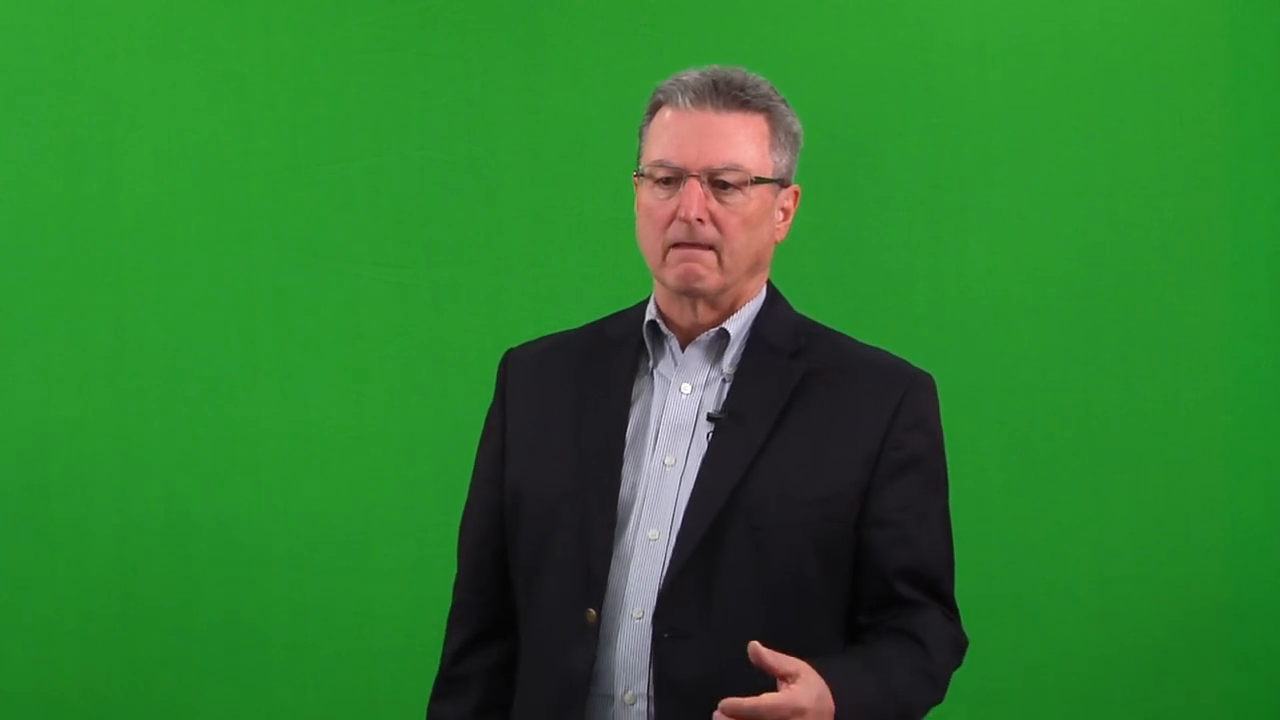
#> input picture frame 38 of green.MP4, 1280 x 720 px
$ python test3.py
#> lines starting #> are read from the running program, lines starting #| are printed output that depends on the picture; after the words box and inside, x2 and y2 are one past the last pixel; in counts of white or black regions, pixels touching at a corner belong together
import cv2
import numpy as np

video = cv2.VideoCapture("green.mp4")

# try to use FRWA (alpha channel)
out = cv2.VideoWriter('output.mov', cv2.VideoWriter_fourcc('a','p','4','h'), 25.0, (1280,720))

u_green = np.array([90, 255, 255])
l_green = np.array([40, 20, 20])

while True:

    ret, frame = video.read()
#> frame is the input picture: shape (720, 1280, 3); mean B, G, R 45.7, 123.6, 45.7

    frame = cv2.resize(frame, (1280, 720))

    hsv = cv2.cvtColor(frame, cv2.COLOR_BGR2HSV)
#> hsv: shape (720, 1280, 3); mean H, S, V 70.4, 154.1, 127.3


    mask = cv2.inRange(hsv, l_green, u_green)
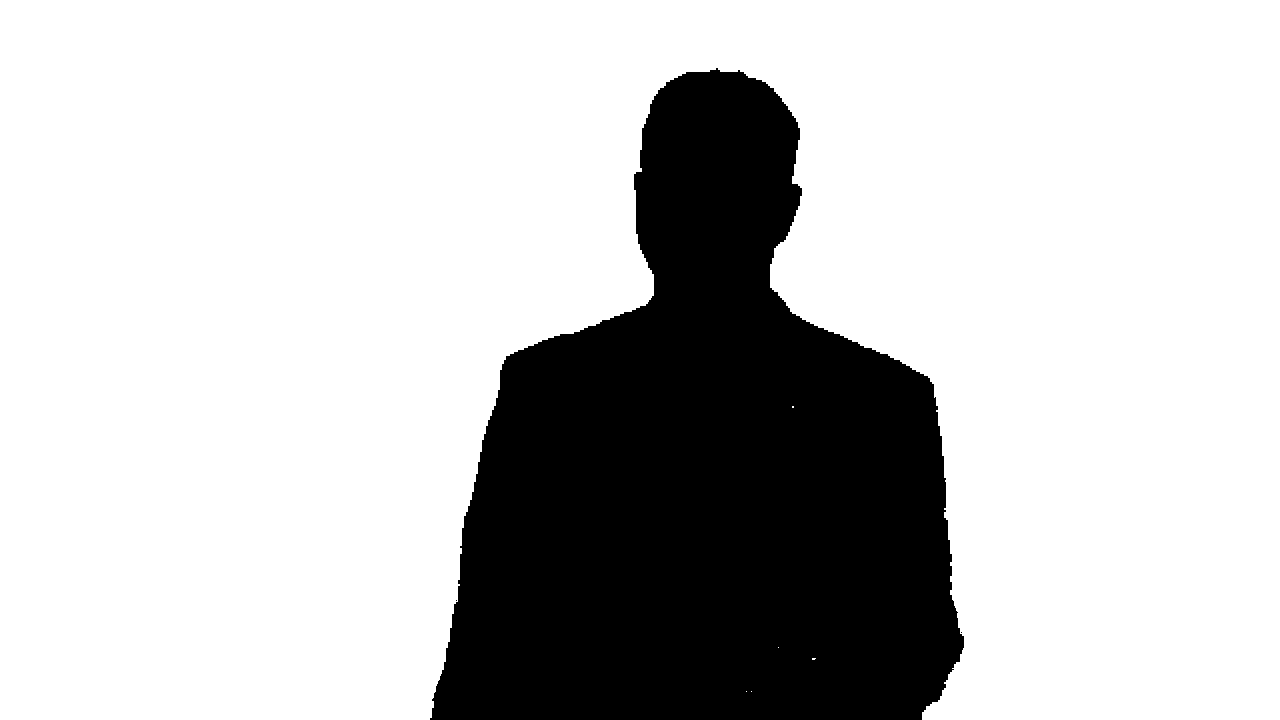
#> mask: shape (720, 1280); 76.2% white; 3 black regions (2 under 20 px), largest, box (x1, y1, x2, y2) and area: (430, 68, 964, 720) 219615
    # maks_inv = cv2.bitwise_not(mask)

    # fg = cv2.bitwise_and(frame, frame, mask=maks_inv)
    res = cv2.bitwise_and(frame, frame, mask = mask)
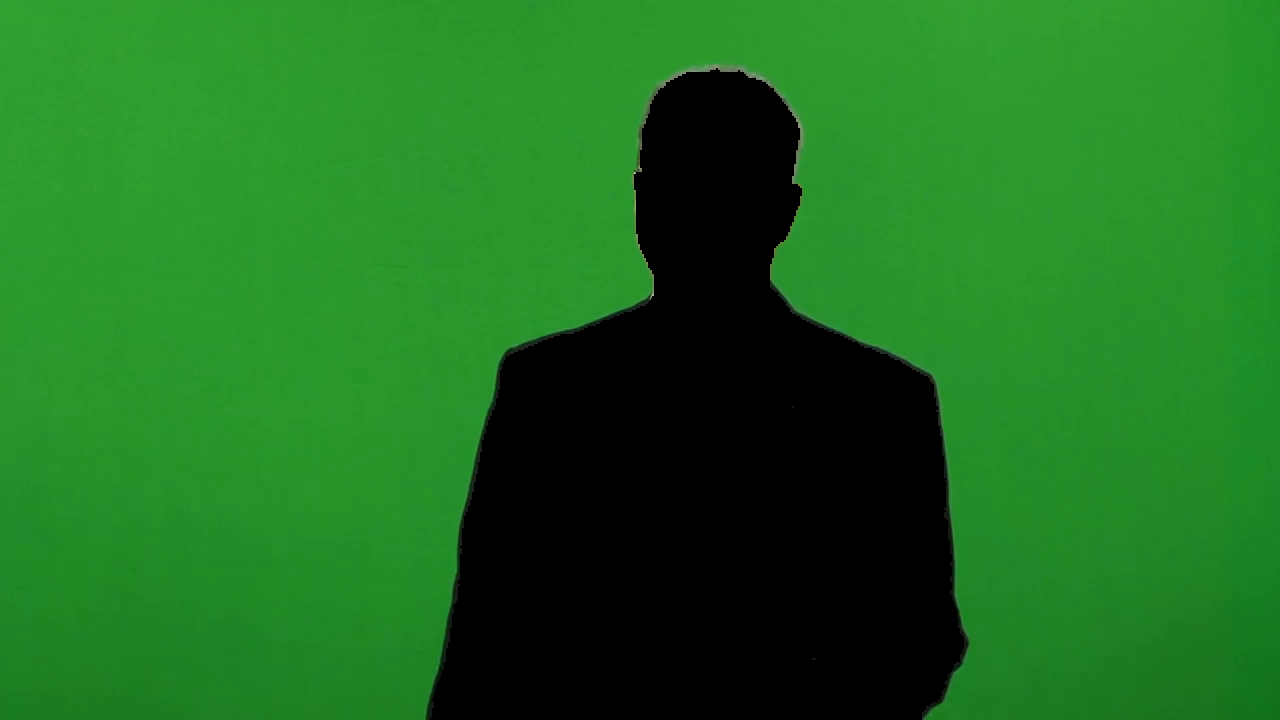
#> res: shape (720, 1280, 3); mean B, G, R 32.1, 110.7, 29.9

    f = frame - res
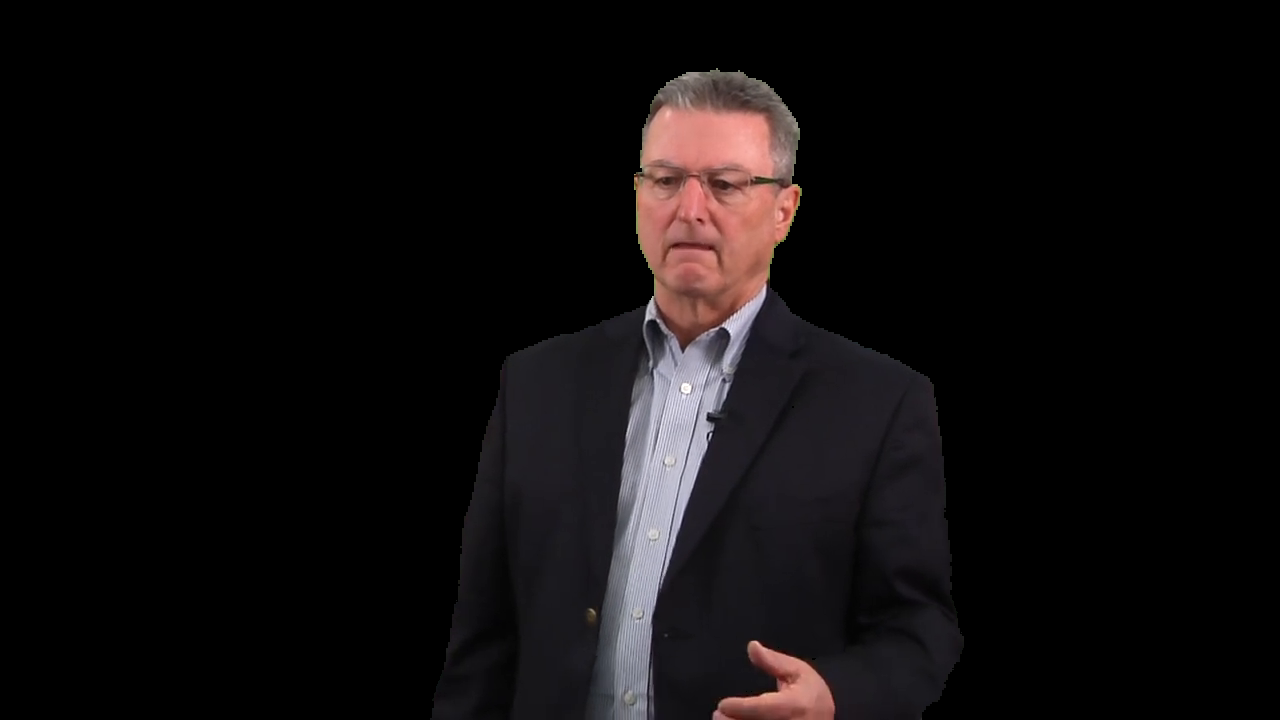
#> f: shape (720, 1280, 3); mean B, G, R 13.6, 12.9, 15.8

    # for export
    out.write(f)


    cv2.imshow("video", frame)
    cv2.imshow("mask", f)

    if cv2.waitKey(25) == 27:
#> (key Esc is pressed here)
        break

video.release()
out.release()
cv2.destroyAllWindows()

$ run again, starting later in the video
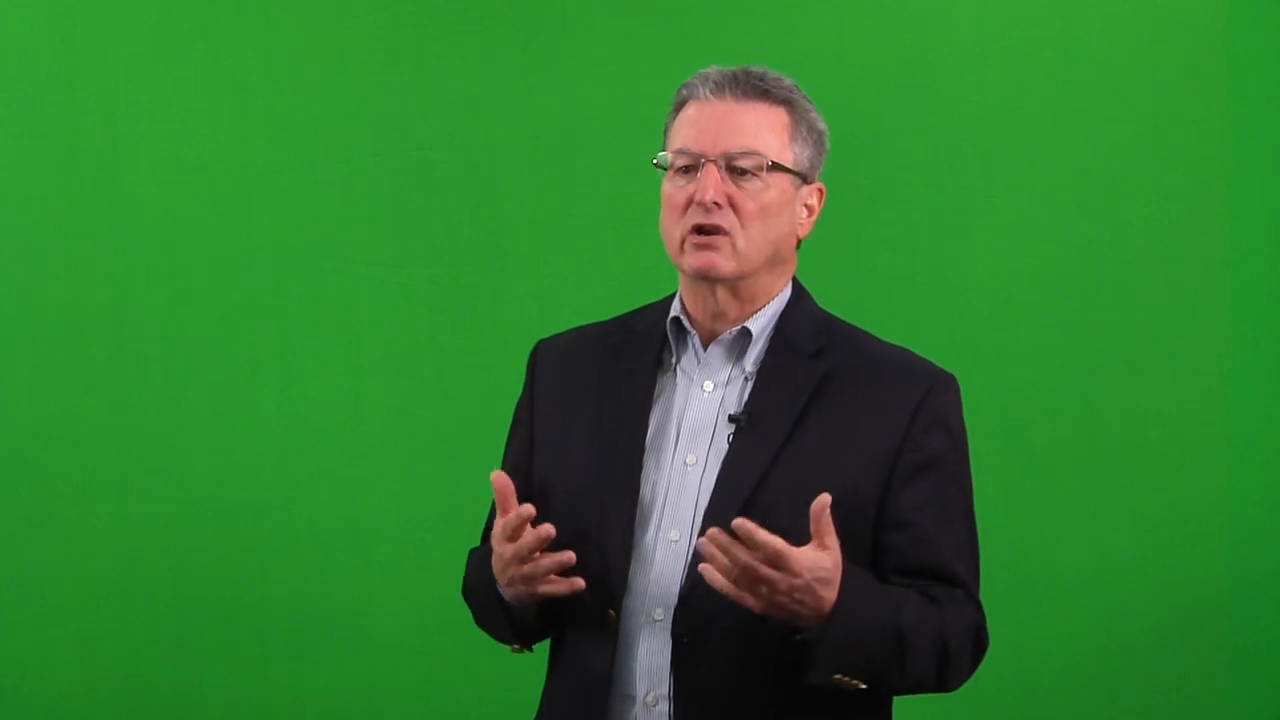
#> input picture frame 172 of green.MP4, 1280 x 720 px
#> frame is the input picture: shape (720, 1280, 3); mean B, G, R 45.7, 124.5, 46.8
#> hsv: shape (720, 1280, 3); mean H, S, V 66.3, 156.5, 128.8
#> `mask = cv2.inRange(hsv, l_green, u_green)`:
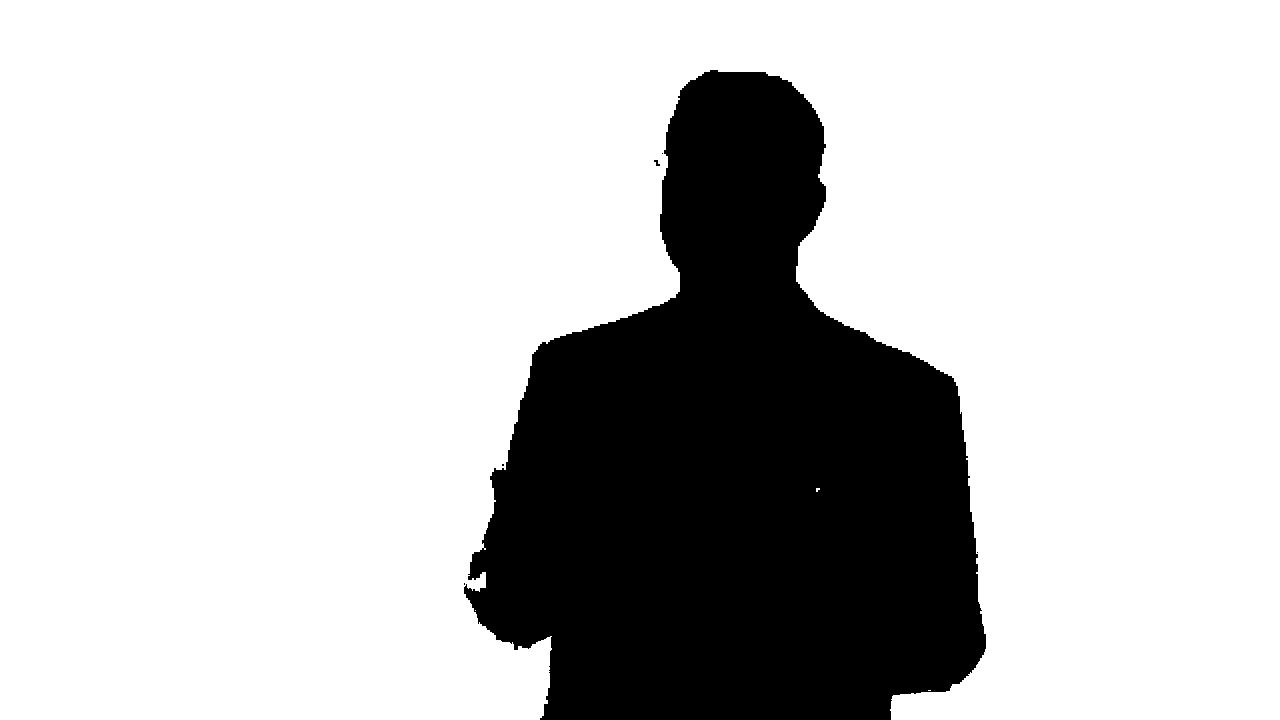
#> mask: shape (720, 1280); 77% white; 6 black regions (4 under 20 px), largest, box (x1, y1, x2, y2) and area: (464, 70, 986, 720) 212296, (654, 160, 660, 166) 20
#> `f = frame - res`:
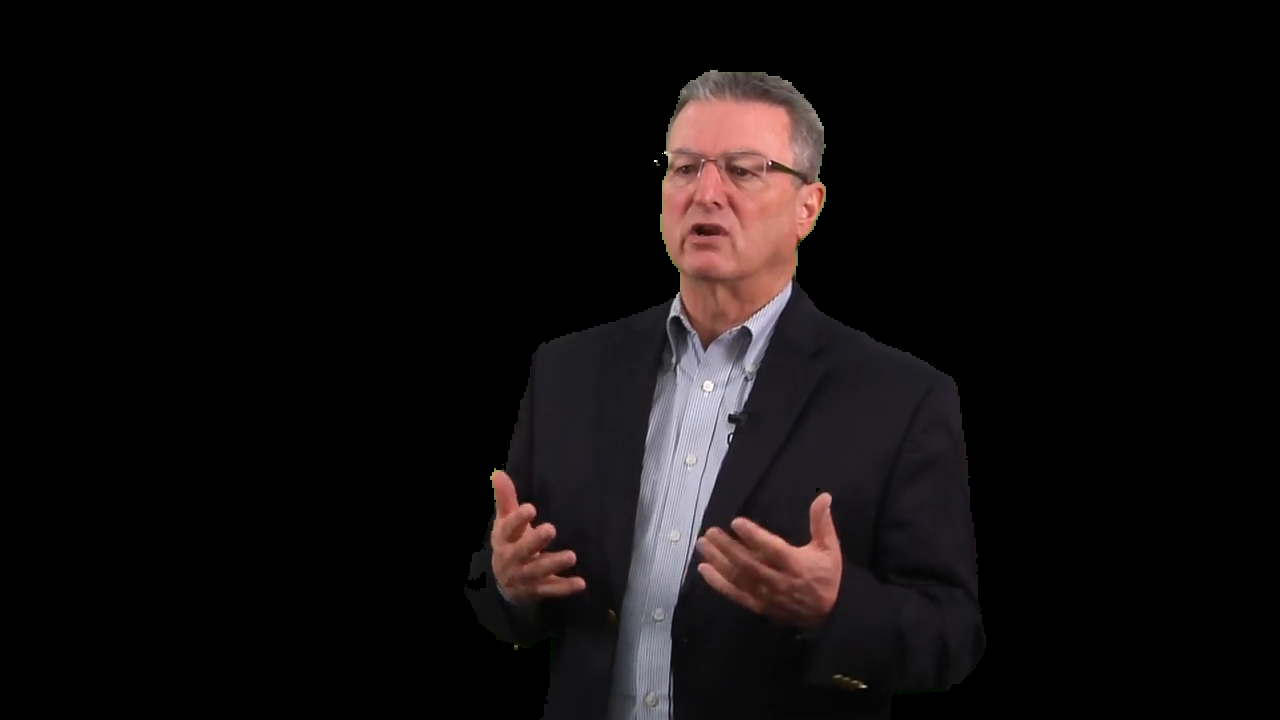
#> f: shape (720, 1280, 3); mean B, G, R 13.5, 13.1, 16.7

$ run again, starting later in the video
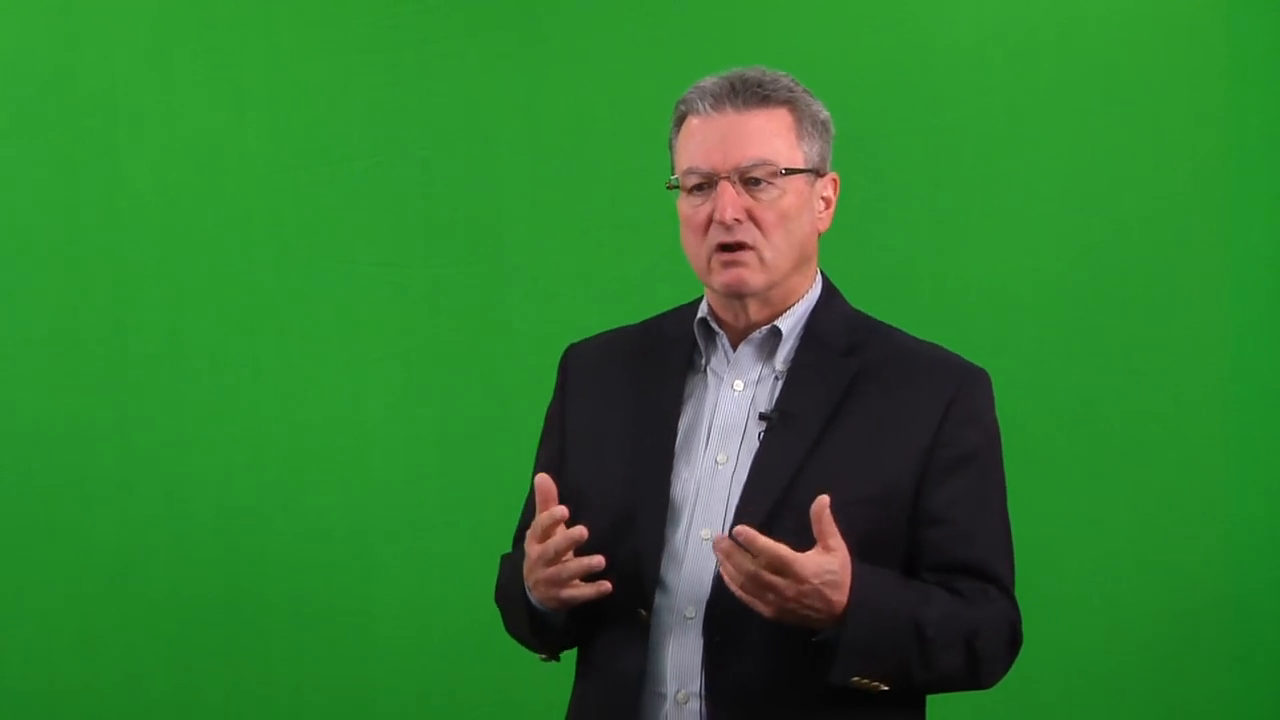
#> input picture frame 307 of green.MP4, 1280 x 720 px
#> frame is the input picture: shape (720, 1280, 3); mean B, G, R 45.6, 124.4, 46.6
#> hsv: shape (720, 1280, 3); mean H, S, V 67.1, 156.7, 128.7
#> `mask = cv2.inRange(hsv, l_green, u_green)`:
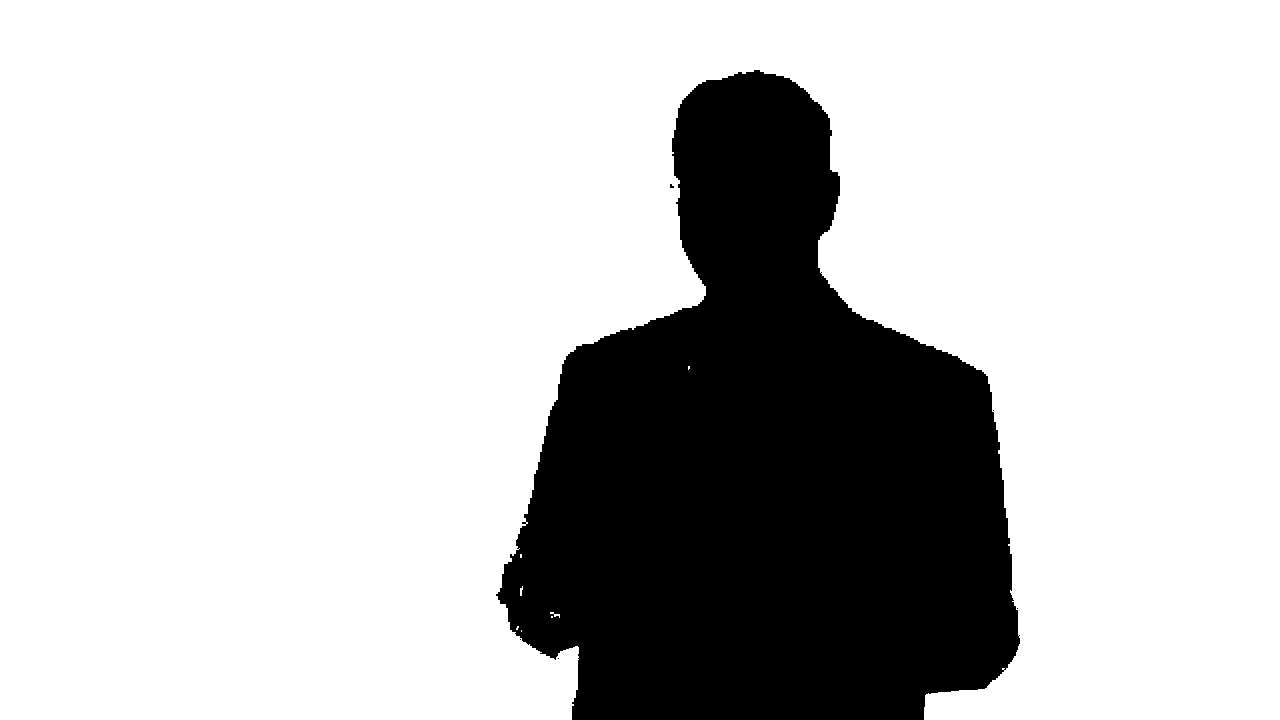
#> mask: shape (720, 1280); 76.9% white; 6 black regions (5 under 20 px), largest, box (x1, y1, x2, y2) and area: (496, 70, 1020, 720) 213122
#> `f = frame - res`:
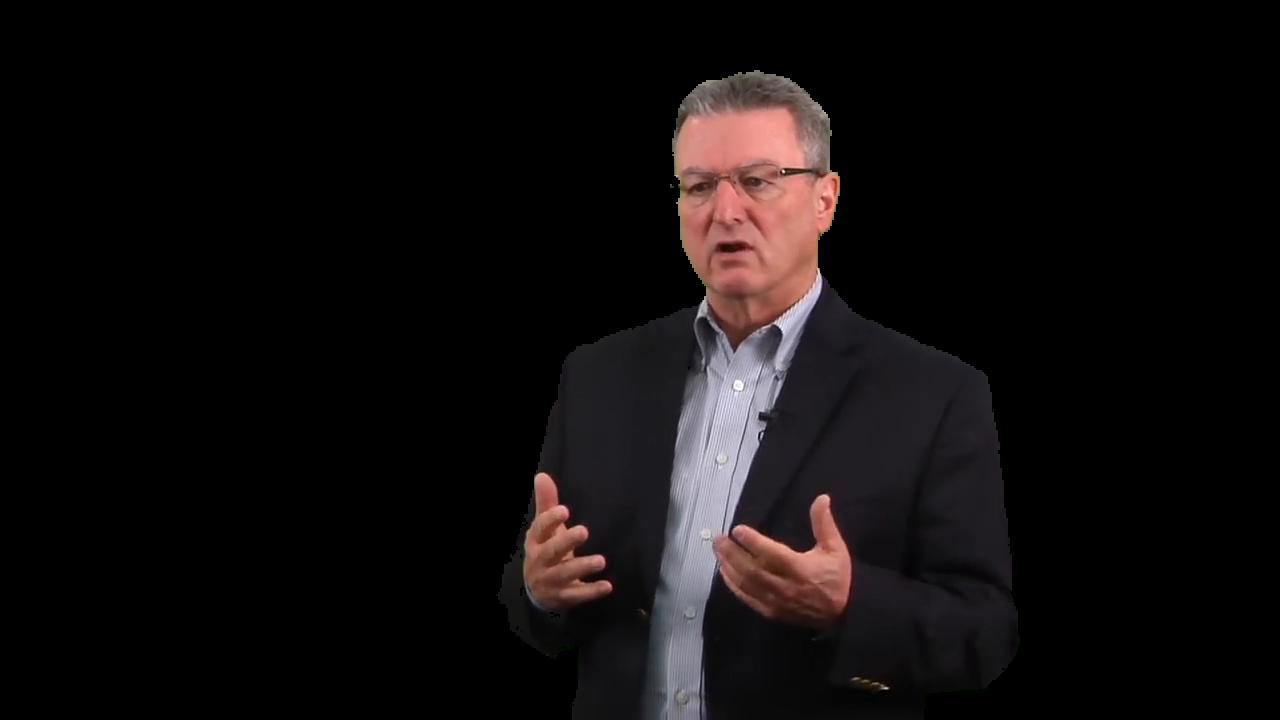
#> f: shape (720, 1280, 3); mean B, G, R 13.5, 13.1, 16.7
